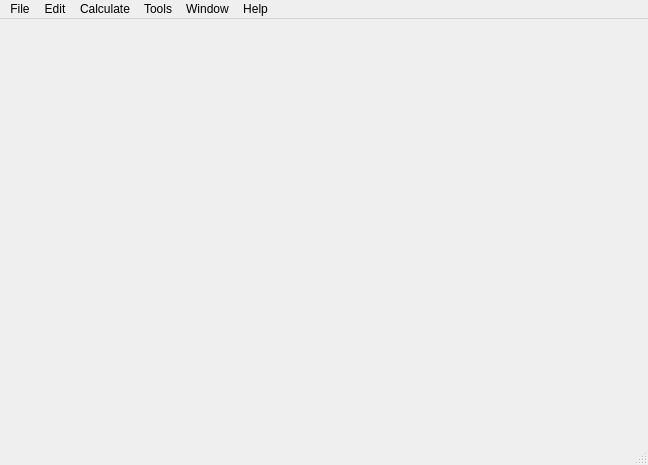
<?xml version="1.0" encoding="UTF-8"?>
<ui version="4.0">
 <class>MainWindow</class>
 <widget class="QMainWindow" name="MainWindow">
  <property name="geometry">
   <rect>
    <x>0</x>
    <y>0</y>
    <width>648</width>
    <height>465</height>
   </rect>
  </property>
  <property name="windowTitle">
   <string>STA</string>
  </property>
  <widget class="QWidget" name="centralwidget"/>
  <widget class="QStatusBar" name="statusbar"/>
  <widget class="QMenuBar" name="menubar">
   <property name="geometry">
    <rect>
     <x>0</x>
     <y>0</y>
     <width>648</width>
     <height>22</height>
    </rect>
   </property>
   <widget class="QMenu" name="menuFile">
    <property name="title">
     <string>File</string>
    </property>
    <addaction name="actionNewScenario"/>
    <addaction name="actionOpenScenario"/>
    <addaction name="separator"/>
    <addaction name="actionSaveScenario"/>
    <addaction name="actionSaveScenarioAs"/>
    <addaction name="actionExport"/>
    <addaction name="separator"/>
    <addaction name="actionQuit"/>
   </widget>
   <widget class="QMenu" name="menuEdit">
    <property name="title">
     <string>Edit</string>
    </property>
    <addaction name="actionCut"/>
    <addaction name="actionCopy"/>
    <addaction name="actionPaste"/>
   </widget>
   <widget class="QMenu" name="menuTools">
    <property name="title">
     <string>Tools</string>
    </property>
    <addaction name="actionAnalyse"/>
    <addaction name="separator"/>
    <addaction name="actionCreateConstellation"/>
    <addaction name="actionCreateInterplanetaryPlan"/>
    <addaction name="actionCreateLagrangianPlan"/>
    <addaction name="actionCreateRendezvousPlan"/>
    <addaction name="separator"/>
   </widget>
   <widget class="QMenu" name="menuCalculate">
    <property name="title">
     <string>Calculate</string>
    </property>
    <addaction name="actionPropagate_Scenario"/>
    <addaction name="actionPropagateCoverage"/>
    <addaction name="actionSat_to_Sat"/>
    <addaction name="actionSat_to_Ground"/>
    <addaction name="separator"/>
    <addaction name="actionSystem_Engineering"/>
   </widget>
   <widget class="QMenu" name="menuHelp">
    <property name="title">
     <string>Help</string>
    </property>
    <addaction name="actionSTA_Web"/>
    <addaction name="actionSTA_Wiki"/>
    <addaction name="separator"/>
    <addaction name="actionSTA_Downloads"/>
    <addaction name="actionSTA_Forums"/>
    <addaction name="actionSTA_bugtracker"/>
   </widget>
   <widget class="QMenu" name="menuWindow">
    <property name="title">
     <string>Window</string>
    </property>
   </widget>
   <addaction name="menuFile"/>
   <addaction name="menuEdit"/>
   <addaction name="menuCalculate"/>
   <addaction name="menuTools"/>
   <addaction name="menuWindow"/>
   <addaction name="menuHelp"/>
  </widget>
  <action name="action2D_Plot">
   <property name="text">
    <string>2D Plot</string>
   </property>
  </action>
  <action name="action3D_Plot">
   <property name="text">
    <string>3D Plot</string>
   </property>
  </action>
  <action name="actionAscent">
   <property name="text">
    <string>Ascent</string>
   </property>
  </action>
  <action name="actionEntry">
   <property name="text">
    <string>Entry</string>
   </property>
  </action>
  <action name="actionFly_by">
   <property name="text">
    <string>Fly-by</string>
   </property>
  </action>
  <action name="actionLagrangian">
   <property name="text">
    <string>Lagrangian</string>
   </property>
  </action>
  <action name="actionOrbit">
   <property name="text">
    <string>Orbit</string>
   </property>
  </action>
  <action name="actionRendezvous">
   <property name="text">
    <string>Rendezvous</string>
   </property>
  </action>
  <action name="actionCalculator">
   <property name="text">
    <string>Calculator</string>
   </property>
  </action>
  <action name="actionCoverage">
   <property name="text">
    <string>Coverage</string>
   </property>
  </action>
  <action name="actionQuit">
   <property name="text">
    <string>Quit</string>
   </property>
   <property name="shortcut">
    <string>Ctrl+Q</string>
   </property>
  </action>
  <action name="actionNewScenario">
   <property name="text">
    <string>New Scenario</string>
   </property>
   <property name="shortcut">
    <string>Ctrl+N</string>
   </property>
  </action>
  <action name="actionOpenScenario">
   <property name="text">
    <string>Open Scenario...</string>
   </property>
   <property name="shortcut">
    <string>Ctrl+O</string>
   </property>
  </action>
  <action name="actionRecent_Scenarios">
   <property name="text">
    <string>Recent Scenarios</string>
   </property>
  </action>
  <action name="actionSaveScenario">
   <property name="text">
    <string>Save</string>
   </property>
   <property name="shortcut">
    <string>Ctrl+S</string>
   </property>
  </action>
  <action name="actionSaveScenarioAs">
   <property name="text">
    <string>Save As...</string>
   </property>
   <property name="shortcut">
    <string>Ctrl+Shift+S</string>
   </property>
  </action>
  <action name="actionPropagate_Scenario">
   <property name="text">
    <string>Propagate</string>
   </property>
   <property name="shortcut">
    <string>Ctrl+P</string>
   </property>
  </action>
  <action name="actionScenarioElements">
   <property name="checkable">
    <bool>true</bool>
   </property>
   <property name="text">
    <string>Scenario Elements</string>
   </property>
  </action>
  <action name="action3dViewPreferences">
   <property name="text">
    <string>3D View Preferences...</string>
   </property>
  </action>
  <action name="actionUndo">
   <property name="text">
    <string>Undo</string>
   </property>
  </action>
  <action name="actionRedo">
   <property name="text">
    <string>Redo</string>
   </property>
  </action>
  <action name="actionCut">
   <property name="text">
    <string>Cut</string>
   </property>
   <property name="shortcut">
    <string>Ctrl+X</string>
   </property>
  </action>
  <action name="actionCopy">
   <property name="text">
    <string>Copy</string>
   </property>
   <property name="shortcut">
    <string>Ctrl+C</string>
   </property>
  </action>
  <action name="actionPaste">
   <property name="text">
    <string>Paste</string>
   </property>
   <property name="shortcut">
    <string>Ctrl+V</string>
   </property>
  </action>
  <action name="actionDelete">
   <property name="text">
    <string>Delete</string>
   </property>
  </action>
  <action name="actionSelect_All">
   <property name="text">
    <string>Select All</string>
   </property>
  </action>
  <action name="action2D_View_Preferences">
   <property name="text">
    <string>2D View Preferences</string>
   </property>
  </action>
  <action name="actionSTA_Web">
   <property name="text">
    <string>STA Web</string>
   </property>
  </action>
  <action name="actionSTA_bugtracker">
   <property name="text">
    <string>STA Bug Tracker</string>
   </property>
  </action>
  <action name="actionSTA_User_s_Manual">
   <property name="enabled">
    <bool>false</bool>
   </property>
   <property name="text">
    <string>STA User's Manual</string>
   </property>
  </action>
  <action name="actionSTA_Wiki">
   <property name="text">
    <string>STA User's Manual</string>
   </property>
  </action>
  <action name="actionOpenScript">
   <property name="text">
    <string>Open Script...</string>
   </property>
   <property name="shortcut">
    <string>Ctrl+C</string>
   </property>
  </action>
  <action name="actionSystem_Engineering">
   <property name="text">
    <string>Engineer</string>
   </property>
   <property name="shortcut">
    <string>Ctrl+E</string>
   </property>
  </action>
  <action name="actionSTA_Forums">
   <property name="text">
    <string>STA Forums</string>
   </property>
  </action>
  <action name="actionSTA_Downloads">
   <property name="text">
    <string>STA Downloads</string>
   </property>
  </action>
  <action name="actionExport">
   <property name="text">
    <string>Export...</string>
   </property>
  </action>
  <action name="actionAnalyse">
   <property name="text">
    <string>Analysis</string>
   </property>
   <property name="shortcut">
    <string>Ctrl+Y</string>
   </property>
  </action>
  <action name="actionActivateSTACalculator">
   <property name="text">
    <string>Calculator</string>
   </property>
   <property name="shortcut">
    <string>Ctrl+Shift+C</string>
   </property>
  </action>
  <action name="actionActivateSTACalc">
   <property name="text">
    <string>Calculator</string>
   </property>
  </action>
  <action name="actionCreateConstellation">
   <property name="text">
    <string>Constellation</string>
   </property>
   <property name="shortcut">
    <string>Ctrl+E</string>
   </property>
  </action>
  <action name="actionPropagateCoverage">
   <property name="text">
    <string>Coverage</string>
   </property>
   <property name="shortcut">
    <string>Ctrl+G</string>
   </property>
  </action>
  <action name="actionSat_to_Sat">
   <property name="text">
    <string>Sat-to-Sat</string>
   </property>
  </action>
  <action name="actionSat_to_Ground">
   <property name="text">
    <string>Sat-to-Ground</string>
   </property>
  </action>
  <action name="actionCreateInterplanetaryPlan">
   <property name="text">
    <string>Interplanetary</string>
   </property>
   <property name="shortcut">
    <string>Ctrl+I</string>
   </property>
  </action>
  <action name="actionCreateLagrangianPlan">
   <property name="text">
    <string>Lagrangian</string>
   </property>
   <property name="shortcut">
    <string>Ctrl+L</string>
   </property>
  </action>
  <action name="actionCreateRendezvousPlan">
   <property name="text">
    <string>Rendezvous</string>
   </property>
   <property name="shortcut">
    <string>Ctrl+R</string>
   </property>
  </action>
 </widget>
 <resources/>
 <connections/>
</ui>
